Frame 1 (no input): blank canvas, image omitted
Frame 60 (the mouse pressed at the canvas centre just before this capture): blank canvas, image omitted
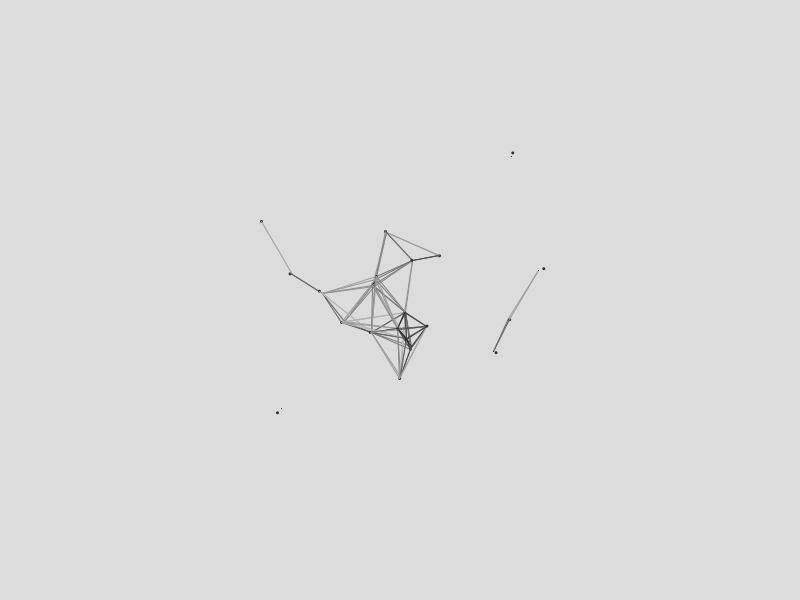
Frame 120 (the mouse held since frame 60 and released just before this capture)

The Processing sketch whose frames 1 and 60 were blank and that drew this single picture after the mouse press (run headless with seeded random() and noise(); from frame 60 on, the mouse is pressed at the canvas centre):

// Processing sketch: processing_93017
// ── processing_93017.pde

ArrayList<MovingNode> nodes;
float maxDistance = 65;
float dx = 30;
float dy = 30;
float maxNeighbors = 10;

Boolean drawMode = true;

void setup()
{
  size(800,600);
  background(220);
  nodes = new ArrayList<MovingNode>();
}

void draw()
{
  //println(nodes.size());
  
  background(220);
  
  if(drawMode)
  {
    if(mousePressed){
      addNewNode(mouseX,mouseY,random(-dx,dx),random(-dx,dx));
    }
  } else
  {
    addNewNode(random(width),random(height),0,0);
  }
  
  for(int i=0; i<nodes.size(); i++)
  {
    MovingNode currentNode = nodes.get(i);
    currentNode.setNumNeighbors( countNumNeighbors(currentNode,maxDistance) );
  }
  
  for(int i=0; i<nodes.size(); i++)
  {
    MovingNode currentNode = nodes.get(i);
    if(currentNode.x > width || currentNode.x < 0 || currentNode.y > height || currentNode.y < 0)
    {
      nodes.remove(currentNode);
    }
  }
  
  for(int i = 0; i < nodes.size(); i++){
    MovingNode currentNode = nodes.get(i);
    for(int j=0; j<currentNode.neighbors.size(); j++)
    {
      MovingNode neighborNode = currentNode.neighbors.get(j);
      float lineColor = currentNode.calculateLineColor(neighborNode,maxDistance);
      stroke(lineColor, lineColor, lineColor);
      line(currentNode.x,currentNode.y,neighborNode.x,neighborNode.y);
    }
    currentNode.display();
  }
  
  
  
}

void addNewNode(float xPos, float yPos, float dx, float dy)
{
  //println("add new node");
  //generates a random location within a 50x50px box around the mouse
  //float xPos = mouseX + random(-50,50);
  //float yPos = mouseY + random(-50,50);
  //adds a node at this location
  MovingNode node = new MovingNode(xPos+dx,yPos+dy);
  
  node.setNumNeighbors( countNumNeighbors(node,maxDistance) );
  
  //println("newly added node has " + node.numNeighbors + " neighbors");
  //println("and neighbors.size() = " + node.neighbors.size());
  
  
  if(node.numNeighbors < maxNeighbors){
    nodes.add(node);
    /*for(int i=0; i<nodes.size(); i++)
    {
      MovingNode currentNode = nodes.get(i);
      currentNode.setNumNeighbors( countNumNeighbors(currentNode,maxDistance) );
    }*/
  }
  
  
}

int countNumNeighbors(MovingNode nodeA, float maxNeighborDistance)
{
  int numNeighbors = 0;
  nodeA.clearNeighbors();
  
  for(int i = 0; i < nodes.size(); i++)
  {
    MovingNode nodeB = nodes.get(i);
    float distance = sqrt((nodeA.x-nodeB.x)*(nodeA.x-nodeB.x) + (nodeA.y-nodeB.y)*(nodeA.y-nodeB.y));
    if(distance < maxNeighborDistance)
    {
      numNeighbors++;
      nodeA.addNeighbor(nodeB);
    }
  }
  return numNeighbors;
}

void keyPressed()
{
  drawMode = !drawMode;
  nodes = new ArrayList<MovingNode>();
}
class MovingNode
{
  float x;
  float y;
  int numNeighbors;
  ArrayList<MovingNode> neighbors;
  float lineColor;
  float nodeWidth = 3;
  float nodeHeight = 3;
  float fillColor = 50;
  float lineColorRange = 180;
  
  float xVel=0;
  float yVel=0;
  float xAccel=0;
  float yAccel=0;
  
  float accelValue = 0.5;

  MovingNode(float xPos, float yPos)
  {
    x = xPos;
    y = yPos;
    numNeighbors = 0;
    neighbors = new ArrayList<MovingNode>();
  }
  
  void display()
  {
    move();
    
    noStroke();
    fill(fillColor);
    ellipse(x,y,nodeWidth,nodeHeight);
  }
  
  void move()
  {
    xAccel = random(-accelValue,accelValue);
    yAccel = random(-accelValue,accelValue);
    
    xVel += xAccel;
    yVel += yAccel;
    
    x += xVel;
    y += yVel;
  }
  
  void addNeighbor(MovingNode node)
  {
    neighbors.add(node);
  }
  
  void setNumNeighbors(int num)
  {
    numNeighbors = num;
  }
  
  void clearNeighbors()
  {
    neighbors = new ArrayList<MovingNode>();
  }
  
  float calculateLineColor(MovingNode neighborNode, float maxDistance)
  {
    float distance = sqrt((x-neighborNode.x)*(x-neighborNode.x) + (y-neighborNode.y)*(y-neighborNode.y));
    lineColor = (distance/maxDistance)*lineColorRange;
    return lineColor;
  }
    
}
class Node
{
  float x;
  float y;
  int numNeighbors;
  ArrayList<Node> neighbors;
  float lineColor;
  float nodeWidth = 3;
  float nodeHeight = 3;
  float fillColor = 50;
  float lineColorRange = 160;

  Node(float xPos, float yPos)
  {
    x = xPos;
    y = yPos;
    numNeighbors = 0;
    neighbors = new ArrayList<Node>();
  }
  
  void display()
  {
    noStroke();
    fill(fillColor);
    ellipse(x,y,nodeWidth,nodeHeight);
  }
  
  void addNeighbor(Node node)
  {
    neighbors.add(node);
  }
  
  void setNumNeighbors(int num)
  {
    numNeighbors = num;
  }
  
  void clearNeighbors()
  {
    neighbors = new ArrayList<Node>();
  }
  
  float calculateLineColor(Node neighborNode, float maxDistance)
  {
    float distance = sqrt((x-neighborNode.x)*(x-neighborNode.x) + (y-neighborNode.y)*(y-neighborNode.y));
    lineColor = (distance/maxDistance)*lineColorRange;
    return lineColor;
  }
    
}
